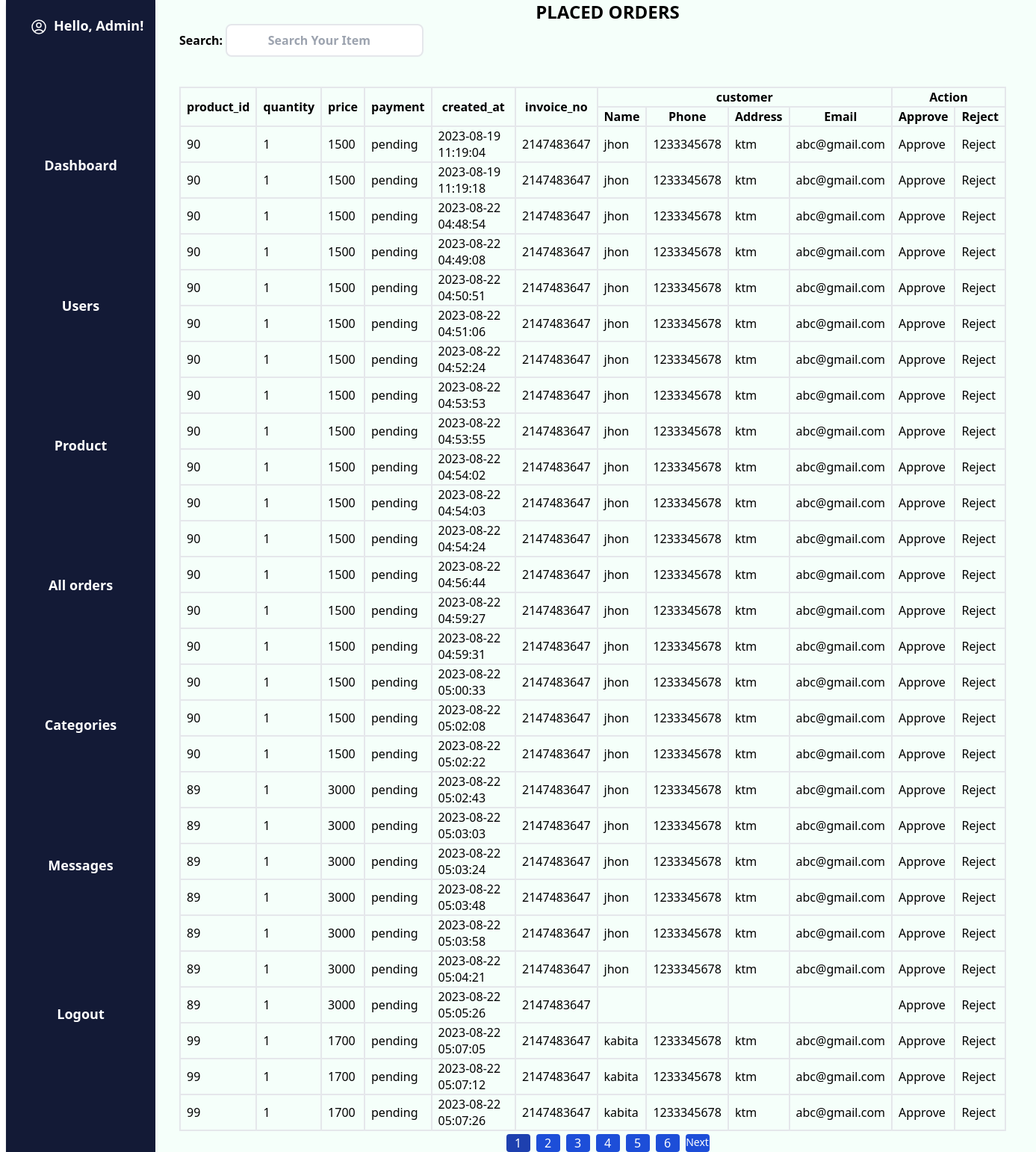
Screenshot of /adminpanel/allorder.php (signed in) with the database file from the repository.
### tables this page shows
CREATE TABLE `orders` (
  `id` int(11) NOT NULL,
  `product_id` int(11) DEFAULT NULL,
  `customer_id` int(11) DEFAULT NULL,
  `quantity` int(11) DEFAULT NULL,
  `payment` varchar(30) DEFAULT NULL,
  `price` int(11) DEFAULT NULL,
  `created_at` varchar(30) DEFAULT NULL,
  `invoice_no` int(11) DEFAULT NULL,
  `cname` varchar(40) DEFAULT NULL,
  `cphone` int(11) DEFAULT NULL,
  `caddress` varchar(100) DEFAULT NULL,
  `email` varchar(40) DEFAULT NULL,
  `method` varchar(40) DEFAULT NULL
);

### adminpanel/allorder.php (the view, shortened to what this page needs)
<div class="flex bg-primary gap-8 h-full">
<div>
<?php
include 'include/nav.php';
include 'rolecheck.php';
$Limit=5;
if(isset($_REQUEST['page'])){
    $page=$_REQUEST['page'];
}else{
    $page=1;
}
?>
  </div>
  <div>
<!DOCTYPE html>
<html lang="en">
<head>
    <script src="../css/tailwindcss.css"></script>
  <link rel="stylesheet" type="text/css"href="https://cdnjs.cloudflare.com/ajax/libs/font-awesome/6.2.1/css/all.min.css">
</head>
<body>
<section class="orders">
   <h1 class="title text-2xl font-bold text-center uppercase">placed orders</h1>
   <div class="box-container mx-auto">
    <form action="" method="post">
       <span class="font-semibold textxl">Search: <input type="search" placeholder="Search Your Item" name="search" id="" onchange="this.form.submit()" class="border-2 rounded-lg text-center p-2"></span>
    </form>
    <?php
$sql ="SELECT * FROM orders";
$result=mysqli_query($conn,$sql);
if(mysqli_num_rows($result)>0){
    ?>
   <table class="mt-10 mr-10">
    <tr>
      <th rowspan="2">product_id</th>
      <th rowspan="2">quantity</th>
      <th rowspan="2">price</th>
      <th rowspan="2">payment</th>
      <th rowspan="2">created_at</th>
      <th rowspan="2">invoice_no</th>
      <th colspan="4">customer</th>
      <th colspan="2">Action</th>
    </tr>
    <tr>
      <th>Name</th>
      <th>Phone</th>
      <th>Address</th>
      <th>Email</th>
      <th>Approve</th>
      <th>Reject</th>
    </tr>
    <?php
    while($row = mysqli_fetch_assoc($result)) {
    ?>
      <?php
     if($row['payment']=="completed"){
      $class="cursor-not-allowed";
      $href="#";
     }else{
    $href="reject.php?inv=".$row['invoice_no'];
    $class="cursor-pointer";
     }
      ?>
        <tr>
        <td><?php echo $row['product_id'];?></td>
        <td><?php echo $row['quantity'];?></td>
        <td><?php echo $row['price'];?></td>
        <td><?php echo $row['payment'];?></td>
        <td><?php echo $row['created_at'];?></td>
        <td><?php echo $row['invoice_no'];?></td>
        <td><?php echo $row['cname'];?></td>
        <td><?php echo $row['cphone'];?></td>
        <td><?php echo $row['caddress'];?></td>
        <td><?php echo $row['email'];?></td>
        <td><a href="approve.php?inv=<?php echo $row['invoice_no'];?>& cid=<?php echo $row['customer_id'];?>" title="Approve">Approve</a></td>
        <td><a href="<?php echo $href; ?>& cid=<?php echo $row['customer_id'];?>" title="Reject" class="<?php echo $class; ?>">Reject</a></td>
        </tr>
    <?php
    }
  }
    ?>
</table>
<div class="flex justify-center">
                    <ul class="flex gap-2 text-center">
                       <?php
                       $sql1="SELECT * FROM orders";
                       $result1=mysqli_query($conn,$sql1);
                       if(mysqli_num_rows($result1)>0){
                           $total_records=mysqli_num_rows($result1);
                           $Total_page=ceil($total_records / $Limit);
                       }
                       for($i=1;$i<=$Total_page;$i++){
                           if($i==$page){
                               $active='bg-blue-800';
                           }else{
                               $active='';
                           }
                       echo '<li class="'.$active.' text-white transition-all duration-500 mt-1 h-6 w-8 rounded rounded-[4PX] bg-blue-700 hover:bg-black"><a href="allorder.php?page='.$i.'" title="Page">'.$i.'</a></li>';
                       }
                       if($Total_page>$page){
                           echo '<li class="text-white text-[14px] transition-all duration-500 mt-1 h-6 w-8 rounded rounded-[4PX] gap-10 bg-blue-700 hover:bg-black"><a href="allorder.php?page='.($page+1).'" title="Next">Next</a></li>';
                       }
                        ?>
                   </ul>
               </div>
</div>
  </div>
</body>
</html>

### adminpanel/include/nav.php (shortened to what this page needs)
<?php
if(isset($_SESSION['uname'])){
$uname = $_SESSION['uname'];
$message = '';
if ($uname === 'admin') {
    $message = 'Hello, Admin!';
} else {
    $message = 'Hello, ' . $uname . '!';
}
}
else{
  $message='';
}
?>
<!DOCTYPE html>
<html lang="en">
<head>
  <script src="../css/tailwindcss.css"></script>
  <link rel="stylesheet" type="text/css"href="https://cdnjs.cloudflare.com/ajax/libs/font-awesome/6.2.1/css/all.min.css">
</head>
<body class="">
  <div class="sticky top-0 bg-white">
  <nav class="grid grid-cols gap-5  shadow-md ml-2 text-lg bg-[#131a36] text-white text-center w-[200px] h-[100%]">
    <ul class="grid grid-cols gap-5 py-5 font-semibold ">
    <ul class="flex pl-8">
      <li class="hover:text-secondary flex gap-2">
<?php echo $message; ?></li>
      </ul>
      <li class="hover:text-secondary"><a href="index.php">Dashboard</a></li>
      <li class="hover:text-secondary"><a href="users.php">Users</a></li>
      <li class="hover:text-secondary"><a href="product.php" >Product</a></li>
      <li class="hover:text-secondary"><a href="allorder.php">All orders</a></li>
      <li class=""><a href="categories.php">Categories </a></li>
   <li class="hover:text-secondary"><a href="messages.php">Messages</a></li>
    <ul class=" my-3 font-semibold grid grid-cols ">
      <li class="hover:text-secondary"><a href="../userpanel/logout.php">Logout</a></li>
    </ul>
</nav>
  </div>
</body>
</html>

### adminpanel/include/nav.php (style rules this page uses)
h1 { @apply text-5xl font-semibold; }

### adminpanel/allorder.php (style rules this page uses)
h1 { @apply text-5xl font-semibold; }
input[type="text"], input[type="Number"], table,tr,th,td { @apply border-2 px-2 mt-2 }

### rows the page displays
orders: product "90", quantity "1", price "1500", payment "pending", created_at "2023-08-19 11:19:04", invoice_no "2147483647", cname "jhon", cphone "1233345678", caddress "ktm", email "abc@gmail.com"
orders: product "90", quantity "1", price "1500", payment "pending", created_at "2023-08-19 11:19:18", invoice_no "2147483647", cname "jhon", cphone "1233345678", caddress "ktm", email "abc@gmail.com"
orders: product "90", quantity "1", price "1500", payment "pending", created_at "2023-08-22 04:48:54", invoice_no "2147483647", cname "jhon", cphone "1233345678", caddress "ktm", email "abc@gmail.com"
orders: product "90", quantity "1", price "1500", payment "pending", created_at "2023-08-22 04:49:08", invoice_no "2147483647", cname "jhon", cphone "1233345678", caddress "ktm", email "abc@gmail.com"
orders: product "90", quantity "1", price "1500", payment "pending", created_at "2023-08-22 04:50:51", invoice_no "2147483647", cname "jhon", cphone "1233345678", caddress "ktm", email "abc@gmail.com"
orders: product "90", quantity "1", price "1500", payment "pending", created_at "2023-08-22 04:51:06", invoice_no "2147483647", cname "jhon", cphone "1233345678", caddress "ktm", email "abc@gmail.com"
orders: product "90", quantity "1", price "1500", payment "pending", created_at "2023-08-22 04:52:24", invoice_no "2147483647", cname "jhon", cphone "1233345678", caddress "ktm", email "abc@gmail.com"
orders: product "90", quantity "1", price "1500", payment "pending", created_at "2023-08-22 04:53:53", invoice_no "2147483647", cname "jhon", cphone "1233345678", caddress "ktm", email "abc@gmail.com"
orders: product "90", quantity "1", price "1500", payment "pending", created_at "2023-08-22 04:53:55", invoice_no "2147483647", cname "jhon", cphone "1233345678", caddress "ktm", email "abc@gmail.com"
orders: product "90", quantity "1", price "1500", payment "pending", created_at "2023-08-22 04:54:02", invoice_no "2147483647", cname "jhon", cphone "1233345678", caddress "ktm", email "abc@gmail.com"
orders: product "90", quantity "1", price "1500", payment "pending", created_at "2023-08-22 04:54:03", invoice_no "2147483647", cname "jhon", cphone "1233345678", caddress "ktm", email "abc@gmail.com"
orders: product "90", quantity "1", price "1500", payment "pending", created_at "2023-08-22 04:54:24", invoice_no "2147483647", cname "jhon", cphone "1233345678", caddress "ktm", email "abc@gmail.com"
orders: product "90", quantity "1", price "1500", payment "pending", created_at "2023-08-22 04:56:44", invoice_no "2147483647", cname "jhon", cphone "1233345678", caddress "ktm", email "abc@gmail.com"
orders: product "90", quantity "1", price "1500", payment "pending", created_at "2023-08-22 04:59:27", invoice_no "2147483647", cname "jhon", cphone "1233345678", caddress "ktm", email "abc@gmail.com"
orders: product "90", quantity "1", price "1500", payment "pending", created_at "2023-08-22 04:59:31", invoice_no "2147483647", cname "jhon", cphone "1233345678", caddress "ktm", email "abc@gmail.com"
orders: product "90", quantity "1", price "1500", payment "pending", created_at "2023-08-22 05:00:33", invoice_no "2147483647", cname "jhon", cphone "1233345678", caddress "ktm", email "abc@gmail.com"
orders: product "90", quantity "1", price "1500", payment "pending", created_at "2023-08-22 05:02:08", invoice_no "2147483647", cname "jhon", cphone "1233345678", caddress "ktm", email "abc@gmail.com"
orders: product "90", quantity "1", price "1500", payment "pending", created_at "2023-08-22 05:02:22", invoice_no "2147483647", cname "jhon", cphone "1233345678", caddress "ktm", email "abc@gmail.com"
orders: product "89", quantity "1", price "3000", payment "pending", created_at "2023-08-22 05:02:43", invoice_no "2147483647", cname "jhon", cphone "1233345678", caddress "ktm", email "abc@gmail.com"
orders: product "89", quantity "1", price "3000", payment "pending", created_at "2023-08-22 05:03:03", invoice_no "2147483647", cname "jhon", cphone "1233345678", caddress "ktm", email "abc@gmail.com"
orders: product "89", quantity "1", price "3000", payment "pending", created_at "2023-08-22 05:03:24", invoice_no "2147483647", cname "jhon", cphone "1233345678", caddress "ktm", email "abc@gmail.com"
orders: product "89", quantity "1", price "3000", payment "pending", created_at "2023-08-22 05:03:48", invoice_no "2147483647", cname "jhon", cphone "1233345678", caddress "ktm", email "abc@gmail.com"
orders: product "89", quantity "1", price "3000", payment "pending", created_at "2023-08-22 05:03:58", invoice_no "2147483647", cname "jhon", cphone "1233345678", caddress "ktm", email "abc@gmail.com"
orders: product "89", quantity "1", price "3000", payment "pending", created_at "2023-08-22 05:04:21", invoice_no "2147483647", cname "jhon", cphone "1233345678", caddress "ktm", email "abc@gmail.com"
orders: product "89", quantity "1", price "3000", payment "pending", created_at "2023-08-22 05:05:26", invoice_no "2147483647"
orders: product "99", quantity "1", price "1700", payment "pending", created_at "2023-08-22 05:07:05", invoice_no "2147483647", cname "kabita", cphone "1233345678", caddress "ktm", email "abc@gmail.com"
orders: product "99", quantity "1", price "1700", payment "pending", created_at "2023-08-22 05:07:12", invoice_no "2147483647", cname "kabita", cphone "1233345678", caddress "ktm", email "abc@gmail.com"
orders: product "99", quantity "1", price "1700", payment "pending", created_at "2023-08-22 05:07:26", invoice_no "2147483647", cname "kabita", cphone "1233345678", caddress "ktm", email "abc@gmail.com"

### other values shown
$message "Hello, Admin!"
